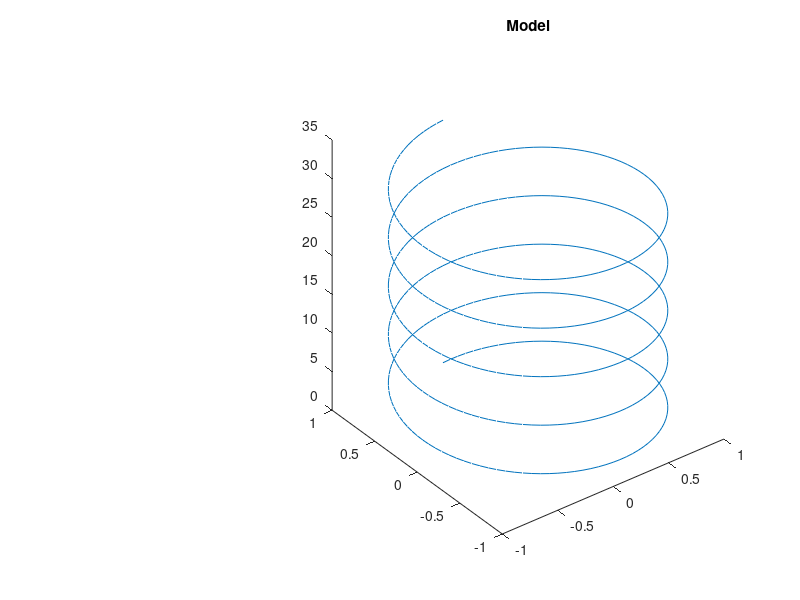

The MATLAB source for this figure: (Note: this script raises an error after producing the figure.)
%% Heading
% Author: Jacob Zizmor
% ui_mockup.m

%% Preparation
close all
to_act = -1; % if the socket is going towards or is at the active position
at_pos = -1; % if the socket is at its goal position
det = -1; % if the EMG algorithm has confirmed movement

%% Seupt Serial
COM_PORT = 'COM1';
% s = serial(COM_PORT); % http://www.mathworks.com/help/matlab/matlab_external/getting-started-with-serial-i-o.html?s_tid=gn_loc_drop
% set(s,'BaudRate',9600);
% s.ReadAsyncMode = 'continuous';
% fopen(s);

%% Setup Figure Window
resolution = 20;
figure % http://www.mathworks.com/help/matlab/examples/displaying-multiple-plots-in-a-single-figure.html
set(gcf,'name','DAPS','numbertitle','off')
status = ishandle(1); % check if figure is open

%% Main Loop
while (status)
    %% Serial Analysis
%     [to_act, at_pos, det] = decrypt(s);
    
    %% 3D Model
    subplot(resolution, resolution, [(resolution-(0.6*resolution)) (resolution*resolution)])
    t = 0:pi/50:10*pi;
    st = sin(t);
    ct = cos(t);
    plot3(st,ct,t) % http://www.mathworks.com/help/matlab/ref/plot3.html
    title('Model')
    ax = gca; % http://www.mathworks.com/help/matlab/ref/gca.html
    ax.Box = 'on';
    set(gca, 'XTick', []);
    set(gca, 'YTick', []);
    set(gca, 'ZTick', []);
    
    %% Boolean Feedback
    subplot(resolution,resolution,[(0.25*resolution) (2+resolution)] )
    E = 0;
    N = 0;
    r=1;
    colorON=[0 1 0];
    colorOFF=[1 0 0];
    t=linspace(0,2*pi);
    fill(E+r*cos(t),N+r*sin(t),colorON); % this creates a filled circle centered at (E,N)
    axis square
    ax = gca; % http://www.mathworks.com/help/matlab/ref/gca.html
    ax.Color = 'none'; % http://www.mathworks.com/help/matlab/ref/axes-properties.html
    ax.XColor = 'none';
    ax.YColor = 'none';
    
    %% Pressure
    subplot(resolution, resolution, [ (1 + 4*resolution) ((resolution*resolution)-(0.7*resolution)) ])
    level = 1;
    passive = 0.25;
    active = 2.5;
    ybuff = passive-0;
    YMIN = [0 0];
    PAS = [passive passive];
    Y = [level level];
    ACT = [active active];
    YMAX = [active+ybuff active+ybuff];
    
    hold on;
    area(YMAX, 'FaceColor', [135/255 206/255 250/255]);
    area(ACT, 'FaceColor', 'w');
    area(Y, 'FaceColor', 'b');
    area(PAS, 'FaceColor', [135/255 206/255 250/255]);
    hold off;
    
    title('Current Pressure')
    ax = gca; % http://www.mathworks.com/help/matlab/ref/gca.html
    ax.XColor = 'none';
    ylim([passive-ybuff active+ybuff])
    
    %% Control Flow
    drawnow; % show plot instead of waiting for while loop to end
    status = ishandle(1); % check if figure is open
end

%% Cleanup
% fclose(s); % http://www.mathworks.com/help/matlab/matlab_external/getting-started-with-serial-i-o.html?s_tid=gn_loc_drop
% delete(s);